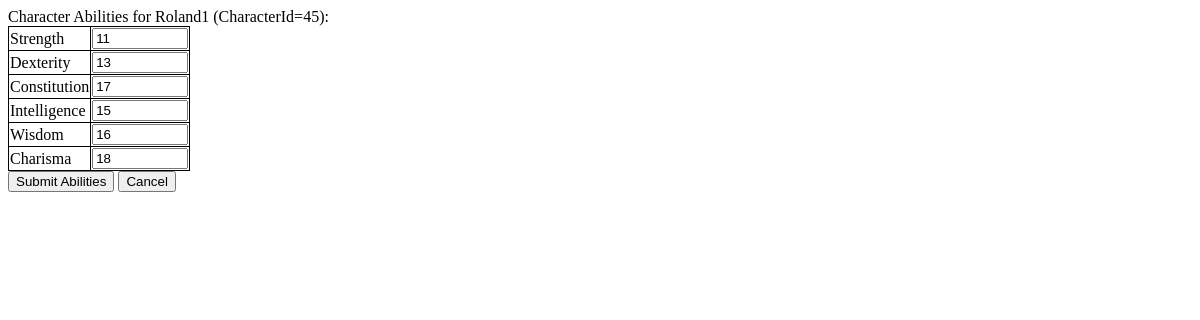
The app's page /osric_character_tools/editcharacterabilities.php?CharacterId=45, older data.
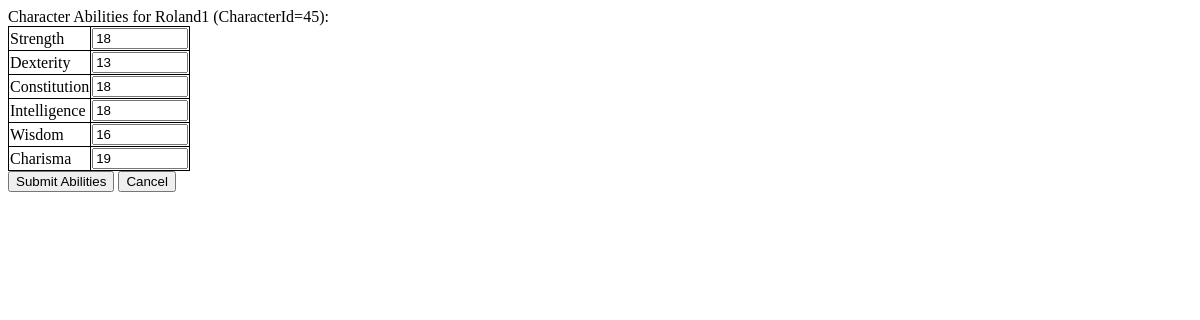
The same page, newer data.
### tables this page shows
CREATE TABLE IF NOT EXISTS `character_abilities` (
  `CharacterId` bigint(20) NOT NULL,
  `AbilityId` bigint(20) NOT NULL,
  `Value` float NOT NULL
);

CREATE TABLE IF NOT EXISTS `abilities` (
  `AbilityId` bigint(20) NOT NULL AUTO_INCREMENT,
  `AbilityLongName` varchar(32) NOT NULL,
  `AbilityShortName` varchar(8) NOT NULL,
  PRIMARY KEY (`AbilityId`)
);

### osric_character_tools/inc/OsricDb.php (called while the page is built, shortened)
<?php
class OsricDb
{
	protected $cxn;
	public function doInit($aHost,$aUser,$aPasswd)
	{
		$aDbname = "osric_db";
		$this->cxn = mysqli_connect($aHost,$aUser,$aPasswd,$aDbname) or die("Couldn't connect to server");
	}
	public function getCharacter($characterId)
	{
		if($characterId == -1)
		{
			$row['CharacterName'] = "Dummy";
			$row['CharacterGender'] = "1";
			$row['CharacterAge'] = "42";
			$row['CharacterHeight'] = "65";
		}
		else
		{
			$query = sprintf("SELECT * FROM characters WHERE CharacterId='%s'",$characterId);
			$result = mysqli_query($this->cxn,$query) or die("Couldn't execute query.");
			$row = mysqli_fetch_assoc($result);
		}
		return $row;
	}
	public function getCharacterAbilities($characterId)
	{
		$query = sprintf("SELECT * FROM character_abilities ca INNER JOIN abilities a on ca.AbilityId = a.AbilityId WHERE ca.CharacterId = '%s'",$characterId);
		$result = mysqli_query($this->cxn,$query) or die("Couldn't execute query: ".$query);
		for($result_set = array();$row = mysqli_fetch_assoc($result);$result_set[]=$row);
		return $result_set;
	}
}
?>

### osric_character_tools/editcharacterabilities.php (the view, shortened to what this page needs)
<?php
require_once(dirname(__FILE__)."/inc/OsricDb.php");
$characterId = $_GET['CharacterId'];
$myOsricDb = new OsricDb();
$myOsricDb->doInit($host,$user,$passwd);
$character = $myOsricDb->getCharacter($characterId);
echo "Character Abilities for {$character['CharacterName']} (CharacterId={$characterId}):";
?>
<html>
<head>
<link rel="stylesheet" type="text/css" href="./css/class.css" />
</head>
<body>
<form action='submitcharacterabilities.php' method='post'>
<?php
echo "<table>";
$character_abilities = $myOsricDb->getCharacterAbilities($characterId);
$num_abilities = count($character_abilities);
for($i=0;$i<$num_abilities;$i++)
{
	echo "<tr>";
	echo "<td>{$character_abilities[$i]['AbilityLongName']}</td>";
	$abilityId = $character_abilities[$i]['AbilityId'];
	if($character_abilities[$i]['Value']){
		$value = $character_abilities[$i]['Value'];
	}
	else {
		$value = 0;
	}
	echo "<td><input type='number' min='0' max='9999999' name='editedAbility{$abilityId}' value='{$value}'></input></td>";
	echo "</tr>";
}
echo "</table>";
?>
<div id="submit">
	<input type="submit" value="Submit Abilities"/>
	<input type="submit" name="cancelbutton" value="Cancel"/>
</div>
</form>
</body>
</html>

Row changes from the older to the newer data that the page shows:
changed character_abilities "Strength": Value "11" → "18"
changed character_abilities "Constitution": editedAbility3 "17" → "18"
changed character_abilities "Intelligence": Value "15" → "18"
changed character_abilities "Charisma": Value "18" → "19"
